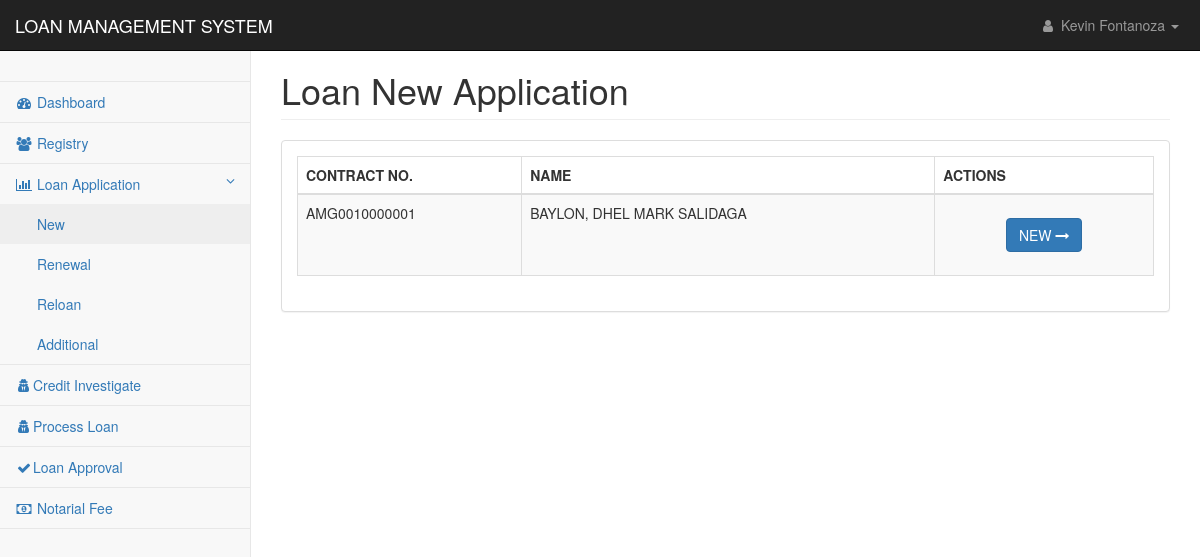
/pages/loan_application_new.php (signed in), run on an earlier commit of the app's database.
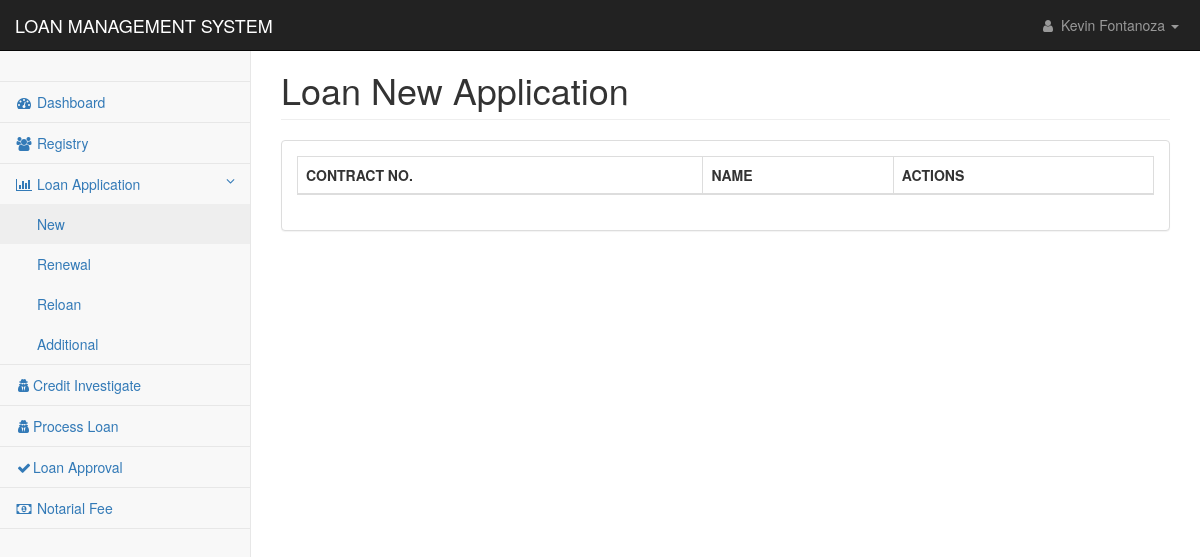
And on a later commit of the database.
### tables this page shows
CREATE TABLE `applicants_personal` (
  `applicant_id` int(11) NOT NULL,
  `applicant_code` text NOT NULL,
  `firstname` text NOT NULL,
  `middlename` text NOT NULL,
  `lastname` text NOT NULL,
  `suffix` text NOT NULL,
  `nickname` text NOT NULL,
  `age` text NOT NULL,
  `gender` text NOT NULL,
  `contact1` text NOT NULL,
  `mstatus` text NOT NULL,
  `dob1` date NOT NULL,
  `pob1` text NOT NULL,
  `block1` text NOT NULL,
  `street1` text NOT NULL,
  `phase1` text NOT NULL,
  `brgy1` text NOT NULL,
  `city1` text NOT NULL,
  `province1` text NOT NULL,
  `map_url` text NOT NULL,
  `residence1` text NOT NULL,
  `lwith1` text NOT NULL,
  `block2` text NOT NULL,
  `street2` text NOT NULL,
  `phase2` text NOT NULL,
  `brgy2` text NOT NULL,
  `city2` text NOT NULL,
  `province2` text NOT NULL,
  `residence2` text NOT NULL,
  `lwith2` text NOT NULL,
  `mothername` text NOT NULL,
  `mothercon` text NOT NULL,
  `fathername` text NOT NULL,
  `fathercon` text NOT NULL,
  `file` text NOT NULL,
  `date_encoded` date NOT NULL
);

### pages/loan_application_new.php (the view, shortened to what this page needs)
<?php
include('../config/conn.php');
?>
<!DOCTYPE html>
<html lang="en">
<head>
    <link href="../css/bootstrap.min.css" rel="stylesheet">
    <link href="../css/metisMenu.min.css" rel="stylesheet">
    <link href="../css/dataTables/dataTables.bootstrap.css" rel="stylesheet">
    <link href="../css/dataTables/dataTables.responsive.css" rel="stylesheet">
    <link href="../css/startmin.css" rel="stylesheet">
    <link href="../css/font-awesome.min.css" rel="stylesheet" type="text/css">
</head>
<body>
    <div id="wrapper">
        <?php include('nav.php');?>
        <div id="page-wrapper">
            <div class="container-fluid">
                <div class="row">
                    <div class="col-lg-12">
                        <h1 class="page-header">Loan New Application</h1>
                    </div>
                </div>
                <div class="row">
                    <div class="col-lg-12">
                        <div class="panel panel-default">
                            <div class="panel-body">
                                <div class="table-responsive">
                                    <table class="table table-striped table-bordered table-hover"
                                        id="dataTables-example">
                                        <thead>
                                            <tr>
                                                <th>CONTRACT NO.</th>
                                                <th>NAME</th>
                                                <th>ACTIONS</th>
                                            </tr>
                                        </thead>
                                        <tbody>
                                            <?php
                                                $sql = "SELECT * FROM applicants_personal ORDER BY lastname ASC";
                                                $res = mysqli_query($con,$sql);
                                                    if(mysqli_num_rows($res) > 0){
                                                        while($row = mysqli_fetch_assoc($res)) {
                                                        $name = $row['lastname'].', '.$row['firstname'].' '.$row['middlename'];
                                                        $cid = $row['applicant_code'];
                                                        ?>
                                            <tr class="odd gradeX">
                                                <td><?php echo $row['applicant_code'];?></td>
                                                <td><?php echo $name?></td>
                                                <td style="text-align:center">
                                                    <div class="tooltip-demo">
                                                        <div class="panel-body">
                                                            <button type="button" class="btn btn-primary btn-sml"
                                                                data-toggle="modal"
                                                                data-target="#myModal_<?php echo $cid?>">
                                                                NEW <i class="fa fa-long-arrow-right"
                                                                    aria-hidden="true" title="Copy to use save"></i>
                                                            </button>
                                                        </div>
                                                        <?php
                                                                                                }
                                                                                                ?>
                                                    </div>
                                                </td>
                                            </tr>
                                            <?php
                                                                    }
                                                            ?>
                                        </tbody>
                                    </table>
                                </div>
                            </div>
                        </div>
                    </div>
                </div>
            </div>
        </div>
    </div>
</body>
</html>

What changed in the data, as far as the page shows it:
removed applicants_personal: applicant_code "AMG0010000001", name "BAYLON, DHEL MARK SALIDAGA"
